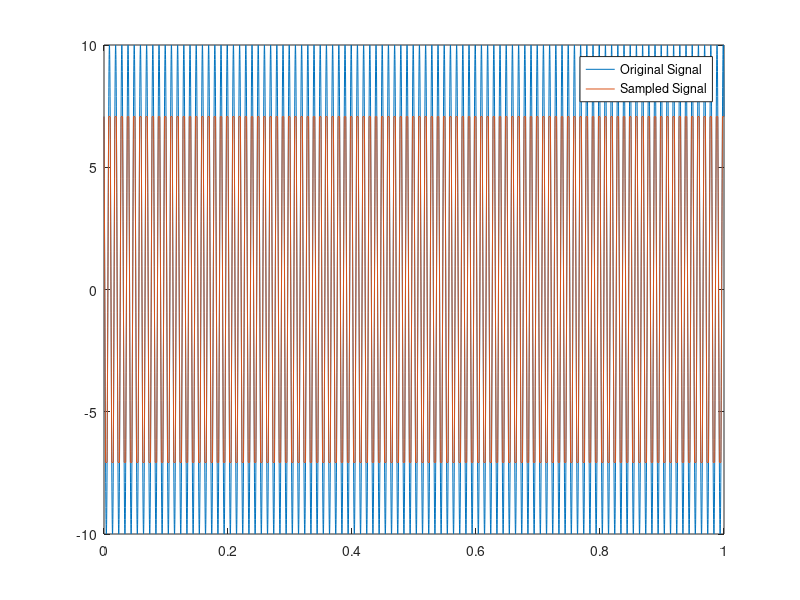

Write the MATLAB code that produced this figure. (Note: this script raises an error after producing the figure.)
%% Lab 2
%  As evaluated by James Kerr and James Kurtz

%% Task 1: Sampling of Given Signal
clear; clc;

A = 10;
f0 = 100;
phi = pi/4;
fs = 400;
t = 1;
% t = 1/f0; % used to more closely examine one period. 

Ts = 1/fs;
N = t*fs;
tn = 0:Ts:t;

x = A*cos(2*pi*f0*tn+phi);

% For Comparison
tx = 0:t/10000:t;
xt = A*cos(2*pi*f0*tx+phi);


figure(1);
plot(tx, xt, tn, x);
legend('Original Signal','Sampled Signal');

% Discussion:
%   The signal has a frequency of 100 Hz.  The sampling frequency, 400 Hz,
%   is sufficient, as it is more than twice the Nyquist rate.  

%   There are four samples taken per cycle of the signal. 

%% Task 2: DFT and IDFT

tic;
myX = my_dft(x);
mytime = toc;

tic;
matX = fft(x);
mattime = toc;

fprintf('my_dft and fft agree within %E\n', sum(abs(matX - myX)));
fprintf('my_dft was calculated in %0.8f sec\n', mytime);
fprintf('fft  was  calculated  in %0.8f sec\n', mattime);

fprintf('\n');

tic;
myx = my_idft(myX);
mytime = toc;

tic;
matx = ifft(myX);
mattime = toc;

fprintf('my_idft and ifft agree within %E\n', sum(abs(matx - myx)));
fprintf('my_idft was calculated in %0.8f sec\n', mytime);
fprintf('ifft  was  calculated  in %0.8f sec\n', mattime);

% Discussion:
%   While the return values of the DFT and FFT are comprable (as are their
%   inverses), the time needed to compute them is notably different.
%   Depending on the length of x, the FFT (and IFFT) can be orders of
%   magnitude faster. 

type my_dft;

type my_idft;


%% Lab Exercise
